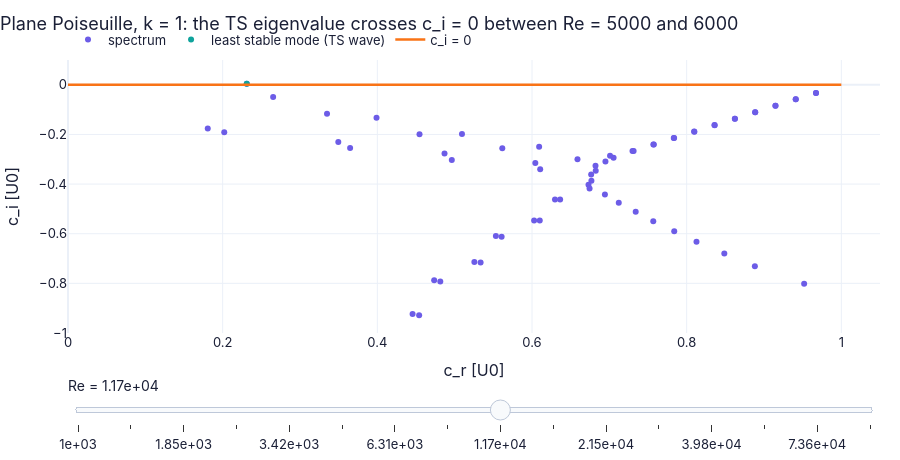

This figure's notebook cell:
### Markdown cell above
**Slider figure F7 — the one eigenvalue that crosses.** The Orr–Sommerfeld spectrum of plane Poiseuille flow at $k=1$ for a
range of Reynolds numbers.

### Code cell
def f7(Re):                                                        # the spectrum at k = 1 for one Reynolds number
    c = ch11.poiseuille_spectrum(1.0, Re, N=100)                   # all finite eigenvalues, sorted by c_i
    c = c[c.imag > -1.0]                                           # the part of the plane we show
    return {"spectrum": (c.real, c.imag), "least stable mode (TS wave)": (np.array([c[0].real]), np.array([c[0].imag])),   # all modes; the leading one
            "c_i = 0": (np.array([0.0, 1.0]), np.array([0.0, 0.0]))}                                     # the real axis: above it, growth

figF7 = slider_figure(f7, "Re", np.round(np.geomspace(1e3, 1e5, 8 if FAST else 16)), xlabel="c_r [U0]", ylabel="c_i [U0]",   # slider: Re (log-spaced)
                      title="Plane Poiseuille, k = 1: the TS eigenvalue crosses c_i = 0 between Re = 5000 and 6000",       # the message
                      xrange=(0, 1.05), yrange=(-1.0, 0.1), modes={"spectrum": "markers", "least stable mode (TS wave)": "markers"})   # fixed window
figF7.show()   # display the interactive slider figure

### Figure 1 — Plotly figure (JSON) as saved in the notebook; plotly's stock layout.template omitted (floating-point values rounded to 4 significant figures)
{"data": [{"hovertemplate": "spectrum: %{y:.4g}<extra>Re = 1e+03 </extra>", "line": {"color": "#6c5ce7", "width": 2.5}, "mode": "markers", "name": "spectrum", "type": "scatter", "visible": false, "x": [0.3463, 0.4985, 0.8876, 0.8881, 0.7951, 0.7985, 0.7262, 0.6431, 0.427, 0.7056, 0.4718, 0.6962, 0.674, 0.6741, 0.6692, 0.6695, 0.6681, 0.6687, 0.6675], "y": [-0.04213, -0.09707, -0.1097, -0.1101, -0.1939, -0.1976, -0.2612, -0.2782, -0.2954, -0.2972, -0.3694, -0.3763, -0.4446, -0.5209, -0.5997, -0.6846, -0.7734, -0.8671, -0.9655]}, {"hovertemplate": "least stable mode (TS wave): %{y:.4g}<extra>Re = 1e+03 </extra>", "line": {"color": "#0fa39c", "width": 2.5}, "mode": "markers", "name": "least stable mode (TS wave)", "type": "scatter", "visible": false, "x": [0.3463], "y": [-0.04213]}, {"hovertemplate": "c_i = 0: %{y:.4g}<extra>Re = 1e+03 </extra>", "line": {"color": "#f97316", "width": 2.5}, "mode": "lines", "name": "c_i = 0", "type": "scatter", "visible": false, "x": [0.0, 1.0], "y": [0.0, 0.0]}, {"hovertemplate": "spectrum: %{y:.4g}<extra>Re = 1.36e+03 </extra>", "line": {"color": "#6c5ce7", "width": 2.5}, "mode": "markers", "name": "spectrum", "type": "scatter", "visible": false, "x": [0.3312, 0.4649, 0.9038, 0.904, 0.826, 0.8272, 0.7512, 0.7315, 0.5916, 0.708, 0.3814, 0.6873, 0.4228, 0.6862, 0.6709, 0.6711, 0.6697, 0.6698, 0.6688, 0.6691, 0.6681, 0.6686], "y": [-0.03138, -0.08705, -0.0944, -0.09464, -0.1695, -0.1697, -0.2452, -0.2461, -0.2518, -0.259, -0.2797, -0.3259, -0.3426, -0.3807, -0.4261, -0.491, -0.5541, -0.6246, -0.6977, -0.7746, -0.8548, -0.9382]}, {"hovertemplate": "least stable mode (TS wave): %{y:.4g}<extra>Re = 1.36e+03 </extra>", "line": {"color": "#0fa39c", "width": 2.5}, "mode": "markers", "name": "least stable mode (TS wave)", "type": "scatter", "visible": false, "x": [0.3312], "y": [-0.03138]}, {"hovertemplate": "c_i = 0: %{y:.4g}<extra>Re = 1.36e+03 </extra>", "line": {"color": "#f97316", "width": 2.5}, "mode": "lines", "name": "c_i = 0", "type": "scatter", "visible": false, "x": [0.0, 1.0], "y": [0.0, 0.0]}, {"hovertemplate": "spectrum: %{y:.4g}<extra>Re = 1.85e+03 </extra>", "line": {"color": "#6c5ce7", "width": 2.5}, "mode": "markers", "name": "spectrum", "type": "scatter", "visible": false, "x": [0.316, 0.4324, 0.9176, 0.9177, 0.8514, 0.8518, 0.7859, 0.7857, 0.6523, 0.5456, 0.3409, 0.7221, 0.7231, 0.3794, 0.6582, 0.6707, 0.6671, 0.6649, 0.6706, 0.6702, 0.6697, 0.6697, 0.6689, 0.6691, 0.6683, 0.6686], "y": [-0.02198, -0.07865, -0.08115, -0.08132, -0.1455, -0.1459, -0.2102, -0.2107, -0.2262, -0.2292, -0.264, -0.2737, -0.289, -0.317, -0.3299, -0.3736, -0.3856, -0.4424, -0.4961, -0.5542, -0.6143, -0.677, -0.7418, -0.8092, -0.8791, -0.9513]}, {"hovertemplate": "least stable mode (TS wave): %{y:.4g}<extra>Re = 1.85e+03 </extra>", "line": {"color": "#0fa39c", "width": 2.5}, "mode": "markers", "name": "least stable mode (TS wave)", "type": "scatter", "visible": false, "x": [0.316], "y": [-0.02198]}, {"hovertemplate": "c_i = 0: %{y:.4g}<extra>Re = 1.85e+03 </extra>", "line": {"color": "#f97316", "width": 2.5}, "mode": "lines", "name": "c_i = 0", "type": "scatter", "visible": false, "x": [0.0, 1.0], "y": [0.0, 0.0]}, {"hovertemplate": "spectrum: %{y:.4g}<extra>Re = 2.51e+03 </extra>", "line": {"color": "#6c5ce7", "width": 2.5}, "mode": "markers", "name": "spectrum", "type": "scatter", "visible": false, "x": [0.3009, 0.9293, 0.9294, 0.4011, 0.8726, 0.873, 0.8157, 0.8164, 0.6027, 0.5034, 0.7603, 0.7595, 0.3052, 0.7008, 0.3408, 0.7173, 0.5949, 0.6783, 0.6131, 0.6834, 0.6732, 0.6726, 0.671, 0.6707, 0.6699, 0.6698, 0.6691, 0.6692, 0.6686, 0.6687, 0.6682], "y": [-0.01407, -0.06975, -0.06986, -0.07164, -0.1251, -0.1254, -0.1802, -0.1809, -0.2073, -0.2077, -0.2341, -0.2365, -0.2486, -0.2857, -0.2926, -0.2934, -0.3219, -0.3395, -0.374, -0.3775, -0.4328, -0.48, -0.5297, -0.5805, -0.6328, -0.687, -0.7428, -0.8005, -0.86, -0.9213, -0.9845]}, {"hovertemplate": "least stable mode (TS wave): %{y:.4g}<extra>Re = 2.51e+03 </extra>", "line": {"color": "#0fa39c", "width": 2.5}, "mode": "markers", "name": "least stable mode (TS wave)", "type": "scatter", "visible": false, "x": [0.3009], "y": [-0.01407]}, {"hovertemplate": "c_i = 0: %{y:.4g}<extra>Re = 2.51e+03 </extra>", "line": {"color": "#f97316", "width": 2.5}, "mode": "lines", "name": "c_i = 0", "type": "scatter", "visible": false, "x": [0.0, 1.0], "y": [0.0, 0.0]}, {"hovertemplate": "spectrum: %{y:.4g}<extra>Re = 3.42e+03 </extra>", "line": {"color": "#6c5ce7", "width": 2.5}, "mode": "markers", "name": "spectrum", "type": "scatter", "visible": false, "x": [0.2861, 0.9394, 0.9395, 0.371, 0.8909, 0.8911, 0.8422, 0.8426, 0.4645, 0.5562, 0.7932, 0.7941, 0.2738, 0.741, 0.7459, 0.3064, 0.7059, 0.6435, 0.5351, 0.6989, 0.6926, 0.5518, 0.6762, 0.6763, 0.6725, 0.6721, 0.6712, 0.6709, 0.6702, 0.6701, 0.6695, 0.6695, 0.6689, 0.669, 0.6685, 0.6686], "y": [-0.007665, -0.05993, -0.06, -0.06577, -0.1075, -0.1077, -0.1551, -0.1555, -0.1873, -0.1894, -0.2028, -0.2032, -0.2334, -0.2491, -0.2512, -0.2695, -0.2769, -0.2858, -0.3029, -0.3042, -0.3409, -0.348, -0.3725, -0.4113, -0.4479, -0.4889, -0.5305, -0.5739, -0.6184, -0.6643, -0.7115, -0.76, -0.8098, -0.861, -0.9136, -0.9674]}, {"hovertemplate": "least stable mode (TS wave): %{y:.4g}<extra>Re = 3.42e+03 </extra>", "line": {"color": "#0fa39c", "width": 2.5}, "mode": "markers", "name": "least stable mode (TS wave)", "type": "scatter", "visible": false, "x": [0.2861], "y": [-0.007665]}, {"hovertemplate": "c_i = 0: %{y:.4g}<extra>Re = 3.42e+03 </extra>", "line": {"color": "#f97316", "width": 2.5}, "mode": "lines", "name": "c_i = 0", "type": "scatter", "visible": false, "x": [0.0, 1.0], "y": [0.0, 0.0]}, {"hovertemplate": "spectrum: %{y:.4g}<extra>Re = 4.64e+03 </extra>", "line": {"color": "#6c5ce7", "width": 2.5}, "mode": "markers", "name": "spectrum", "type": "scatter", "visible": false, "x": [0.2716, 0.9481, 0.9481, 0.3424, 0.9065, 0.9066, 0.8648, 0.865, 0.4284, 0.5128, 0.823, 0.8234, 0.7813, 0.7818, 0.2461, 0.2758, 0.6592, 0.7402, 0.7406, 0.5901, 0.4809, 0.7013, 0.7038, 0.4971, 0.6623, 0.6703, 0.6712, 0.669, 0.6727, 0.6721, 0.6717, 0.6713, 0.6707, 0.6705, 0.67, 0.6699, 0.6694, 0.6694, 0.669, 0.669, 0.6686, 0.6686], "y": [-0.002732, -0.05147, -0.05153, -0.06079, -0.09243, -0.09256, -0.1333, -0.1336, -0.1679, -0.173, -0.1742, -0.1746, -0.2151, -0.2156, -0.2184, -0.2478, -0.2542, -0.2563, -0.2575, -0.2624, -0.284, -0.2962, -0.31, -0.3231, -0.3314, -0.3621, -0.3681, -0.4026, -0.4364, -0.4712, -0.5069, -0.5435, -0.5809, -0.6193, -0.6585, -0.6988, -0.74, -0.7823, -0.8254, -0.8696, -0.9148, -0.9609]}, {"hovertemplate": "least stable mode (TS wave): %{y:.4g}<extra>Re = 4.64e+03 </extra>", "line": {"color": "#0fa39c", "width": 2.5}, "mode": "markers", "name": "least stable mode (TS wave)", "type": "scatter", "visible": false, "x": [0.2716], "y": [-0.002732]}, {"hovertemplate": "c_i = 0: %{y:.4g}<extra>Re = 4.64e+03 </extra>", "line": {"color": "#f97316", "width": 2.5}, "mode": "lines", "name": "c_i = 0", "type": "scatter", "visible": false, "x": [0.0, 1.0], "y": [0.0, 0.0]}, {"hovertemplate": "spectrum: %{y:.4g}<extra>Re = 6.31e+03 </extra>", "line": {"color": "#6c5ce7", "width": 2.5}, "mode": "markers", "name": "spectrum", "type": "scatter", "visible": false, "x": [0.2576, 0.9555, 0.9555, 0.3152, 0.9198, 0.9199, 0.8841, 0.8842, 0.3949, 0.8483, 0.8486, 0.4722, 0.8125, 0.8129, 0.2216, 0.7765, 0.7773, 0.2485, 0.6054, 0.5411, 0.7399, 0.7416, 0.4322, 0.7101, 0.7044, 0.4482, 0.6693, 0.5994, 0.6938, 0.6088, 0.6784, 0.6788, 0.6739, 0.6735, 0.6725, 0.6721, 0.6715, 0.6712, 0.6707, 0.6705, 0.6701, 0.67, 0.6696, 0.6695, 0.6691, 0.6691, 0.6688, 0.6688, 0.6686, 0.6683], "y": [0.0008138, -0.04421, -0.04424, -0.05648, -0.07941, -0.0795, -0.1146, -0.1147, -0.1497, -0.1497, -0.15, -0.158, -0.1849, -0.1852, -0.2038, -0.22, -0.2205, -0.2274, -0.2345, -0.2402, -0.2543, -0.2559, -0.2654, -0.2833, -0.2929, -0.2991, -0.302, -0.3168, -0.3262, -0.3508, -0.3524, -0.3802, -0.4084, -0.4376, -0.467, -0.4975, -0.5284, -0.5602, -0.5925, -0.6257, -0.6594, -0.694, -0.7292, -0.7651, -0.8017, -0.8391, -0.8772, -0.9161, -0.9558, -0.9959]}, {"hovertemplate": "least stable mode (TS wave): %{y:.4g}<extra>Re = 6.31e+03 </extra>", "line": {"color": "#0fa39c", "width": 2.5}, "mode": "markers", "name": "least stable mode (TS wave)", "type": "scatter", "visible": false, "x": [0.2576], "y": [0.0008138]}, {"hovertemplate": "c_i = 0: %{y:.4g}<extra>Re = 6.31e+03 </extra>", "line": {"color": "#f97316", "width": 2.5}, "mode": "lines", "name": "c_i = 0", "type": "scatter", "visible": false, "x": [0.0, 1.0], "y": [0.0, 0.0]}, {"hovertemplate": "spectrum: %{y:.4g}<extra>Re = 8.58e+03 </extra>", "line": {"color": "#6c5ce7", "width": 2.5}, "mode": "markers", "name": "spectrum", "type": "scatter", "visible": false, "x": [0.2441, 0.9618, 0.9618, 0.2895, 0.9312, 0.9313, 0.9006, 0.9007, 0.87, 0.8702, 0.3638, 0.4344, 0.8393, 0.8396, 0.8086, 0.809, 0.2, 0.224, 0.5555, 0.4961, 0.7779, 0.7784, 0.3886, 0.7474, 0.7478, 0.6653, 0.4042, 0.614, 0.7174, 0.7181, 0.5403, 0.6901, 0.6926, 0.5496, 0.6654, 0.6695, 0.6733, 0.672, 0.6734, 0.6729, 0.6725, 0.6722, 0.6717, 0.6715, 0.6711, 0.671, 0.671, 0.67, 0.6689, 0.667, 0.6662, 0.6815, 0.7034, 0.6573, 0.6438, 0.7459, 0.5866, 0.5973, 0.7951], "y": [0.003067, -0.03796, -0.03798, -0.05267, -0.0682, -0.06826, -0.09843, -0.09854, -0.1287, -0.1288, -0.1326, -0.1445, -0.1589, -0.1591, -0.1891, -0.1894, -0.1897, -0.2084, -0.2155, -0.219, -0.2192, -0.2196, -0.2475, -0.2495, -0.2499, -0.2701, -0.2762, -0.2785, -0.2796, -0.2822, -0.2966, -0.3097, -0.3233, -0.3263, -0.3336, -0.3586, -0.3675, -0.3921, -0.417, -0.4421, -0.4677, -0.4937, -0.5202, -0.5472, -0.5746, -0.6029, -0.6316, -0.6608, -0.6923, -0.7191, -0.742, -0.7758, -0.8281, -0.8343, -0.8359, -0.8844, -0.908, -0.9127, -0.9441]}, {"hovertemplate": "least stable mode (TS wave): %{y:.4g}<extra>Re = 8.58e+03 </extra>", "line": {"color": "#0fa39c", "width": 2.5}, "mode": "markers", "name": "least stable mode (TS wave)", "type": "scatter", "visible": false, "x": [0.2441], "y": [0.003067]}, {"hovertemplate": "c_i = 0: %{y:.4g}<extra>Re = 8.58e+03 </extra>", "line": {"color": "#f97316", "width": 2.5}, "mode": "lines", "name": "c_i = 0", "type": "scatter", "visible": false, "x": [0.0, 1.0], "y": [0.0, 0.0]}, {"hovertemplate": "spectrum: %{y:.4g}<extra>Re = 1.17e+04 </extra>", "line": {"color": "#6c5ce7", "width": 2.5}, "mode": "markers", "name": "spectrum", "type": "scatter", "visible": true, "x": [0.2311, 0.9672, 0.9673, 0.2653, 0.941, 0.9411, 0.9148, 0.9149, 0.8885, 0.8886, 0.3349, 0.399, 0.8623, 0.8624, 0.836, 0.8362, 0.1807, 0.8097, 0.81, 0.2021, 0.5094, 0.4545, 0.7833, 0.7838, 0.3495, 0.7569, 0.7575, 0.6092, 0.3648, 0.5616, 0.7299, 0.7314, 0.4869, 0.7009, 0.7055, 0.6588, 0.4963, 0.695, 0.6043, 0.6821, 0.6106, 0.6824, 0.6765, 0.6768, 0.6731, 0.6744, 0.6943, 0.6297, 0.6364, 0.7122, 0.7341, 0.61, 0.6027, 0.7568, 0.7839, 0.5533, 0.5607, 0.8127, 0.8487, 0.5254, 0.5335, 0.8882, 0.4735, 0.4814, 0.9519, 0.4456, 0.4541], "y": [0.004123, -0.03258, -0.0326, -0.0492, -0.05856, -0.05861, -0.08454, -0.08461, -0.1105, -0.1106, -0.1167, -0.1323, -0.1365, -0.1366, -0.1624, -0.1626, -0.1761, -0.1883, -0.1886, -0.1907, -0.1977, -0.1988, -0.2143, -0.2146, -0.2303, -0.2403, -0.2406, -0.2498, -0.2544, -0.2561, -0.2664, -0.2666, -0.2767, -0.2854, -0.2934, -0.2998, -0.3025, -0.3087, -0.3149, -0.3262, -0.3402, -0.3458, -0.3616, -0.3868, -0.4027, -0.4173, -0.4424, -0.4621, -0.4625, -0.4752, -0.5114, -0.5471, -0.5472, -0.5493, -0.5898, -0.6095, -0.6118, -0.6322, -0.6795, -0.7137, -0.7161, -0.7311, -0.7873, -0.792, -0.8013, -0.923, -0.9287]}, {"hovertemplate": "least stable mode (TS wave): %{y:.4g}<extra>Re = 1.17e+04 </extra>", "line": {"color": "#0fa39c", "width": 2.5}, "mode": "markers", "name": "least stable mode (TS wave)", "type": "scatter", "visible": true, "x": [0.2311], "y": [0.004123]}, {"hovertemplate": "c_i = 0: %{y:.4g}<extra>Re = 1.17e+04 </extra>", "line": {"color": "#f97316", "width": 2.5}, "mode": "lines", "name": "c_i = 0", "type": "scatter", "visible": true, "x": [0.0, 1.0], "y": [0.0, 0.0]}, {"hovertemplate": "spectrum: %{y:.4g}<extra>Re = 1.58e+04 </extra>", "line": {"color": "#6c5ce7", "width": 2.5}, "mode": "markers", "name": "spectrum", "type": "scatter", "visible": false, "x": [0.2187, 0.9719, 0.9719, 0.2426, 0.9494, 0.9494, 0.9269, 0.927, 0.9044, 0.9045, 0.3083, 0.8819, 0.882, 0.3659, 0.8594, 0.8595, 0.8369, 0.8371, 0.1636, 0.1824, 0.4162, 0.4668, 0.8143, 0.8146, 0.7917, 0.7921, 0.3147, 0.7691, 0.7696, 0.5575, 0.3293, 0.5134, 0.7426, 0.7522, 0.7269, 0.7099, 0.4387, 0.6932, 0.6745, 0.6413, 0.6589, 0.7596, 0.6201, 0.5938, 0.4483, 0.616, 0.5443, 0.7726, 0.5614, 0.7864, 0.5542, 0.5642, 0.8024, 0.8193, 0.5163, 0.5214, 0.8393, 0.8607, 0.4943, 0.5, 0.8873, 0.9167, 0.4494, 0.4551, 0.964, 0.4261, 0.4321, 0.3776, 0.3836, 0.3538, 0.3601, 0.3012, 0.3076], "y": [0.004061, -0.02797, -0.02798, -0.04599, -0.05028, -0.05031, -0.07258, -0.07263, -0.09488, -0.09496, -0.1021, -0.1172, -0.1173, -0.1214, -0.1395, -0.1396, -0.1618, -0.1619, -0.163, -0.1742, -0.1797, -0.1811, -0.184, -0.1842, -0.2063, -0.2066, -0.2138, -0.2283, -0.2291, -0.2302, -0.2338, -0.2346, -0.247, -0.2494, -0.2534, -0.2558, -0.2573, -0.2598, -0.2635, -0.2638, -0.2675, -0.2701, -0.274, -0.2761, -0.2795, -0.2837, -0.2913, -0.297, -0.3114, -0.3244, -0.3293, -0.3317, -0.3533, -0.3832, -0.3873, -0.3882, -0.4152, -0.4489, -0.4711, -0.4719, -0.4867, -0.528, -0.5334, -0.5359, -0.5851, -0.64, -0.6428, -0.7153, -0.7198, -0.8609, -0.8666, -0.9573, -0.9646]}, {"hovertemplate": "least stable mode (TS wave): %{y:.4g}<extra>Re = 1.58e+04 </extra>", "line": {"color": "#0fa39c", "width": 2.5}, "mode": "markers", "name": "least stable mode (TS wave)", "type": "scatter", "visible": false, "x": [0.2187], "y": [0.004061]}, {"hovertemplate": "c_i = 0: %{y:.4g}<extra>Re = 1.58e+04 </extra>", "line": {"color": "#f97316", "width": 2.5}, "mode": "lines", "name": "c_i = 0", "type": "scatter", "visible": false, "x": [0.0, 1.0], "y": [0.0, 0.0]}, {"hovertemplate": "spectrum: %{y:.4g}<extra>Re = 2.15e+04 </extra>", "line": {"color": "#6c5ce7", "width": 2.5}, "mode": "markers", "name": "spectrum", "type": "scatter", "visible": false, "x": [0.2068, 0.9759, 0.9759, 0.2214, 0.9566, 0.9566, 0.9373, 0.9374, 0.9181, 0.9181, 0.2837, 0.8988, 0.8988, 0.335, 0.8795, 0.8795, 0.8601, 0.8603, 0.1483, 0.841, 0.8408, 0.1646, 0.3807, 0.4274, 0.8193, 0.8253, 0.8057, 0.7912, 0.7764, 0.7615, 0.7461, 0.7307, 0.7148, 0.8304, 0.6989, 0.2835, 0.6825, 0.6661, 0.6493, 0.6324, 0.5098, 0.6151, 0.4692, 0.2974, 0.5977, 0.8405, 0.581, 0.5625, 0.5445, 0.5283, 0.3954, 0.8522, 0.4849, 0.4957, 0.4054, 0.8646, 0.8794, 0.4637, 0.4618, 0.8953, 0.4216, 0.4257, 0.9151, 0.9372, 0.9726, 0.4028, 0.4071, 0.3605, 0.3649, 0.3402, 0.3447, 0.2933, 0.2982, 0.273, 0.2779, 0.2214, 0.2266], "y": [0.00294, -0.024, -0.02401, -0.04294, -0.04316, -0.04318, -0.06231, -0.06235, -0.08146, -0.08151, -0.08858, -0.1006, -0.1007, -0.1116, -0.1197, -0.1198, -0.1389, -0.139, -0.1505, -0.158, -0.1581, -0.159, -0.1619, -0.1659, -0.1747, -0.1769, -0.1798, -0.1818, -0.184, -0.1868, -0.189, -0.192, -0.1942, -0.1955, -0.1976, -0.1982, -0.1998, -0.2036, -0.2058, -0.21, -0.2112, -0.212, -0.2143, -0.2145, -0.2169, -0.2173, -0.2186, -0.2236, -0.23, -0.2323, -0.2384, -0.2402, -0.2487, -0.2532, -0.2573, -0.2639, -0.2895, -0.2915, -0.2933, -0.3164, -0.3439, -0.3451, -0.3468, -0.38, -0.4267, -0.4288, -0.4299, -0.4916, -0.4942, -0.6046, -0.6076, -0.6828, -0.6873, -0.8475, -0.8534, -0.9517, -0.9592]}, {"hovertemplate": "least stable mode (TS wave): %{y:.4g}<extra>Re = 2.15e+04 </extra>", "line": {"color": "#0fa39c", "width": 2.5}, "mode": "markers", "name": "least stable mode (TS wave)", "type": "scatter", "visible": false, "x": [0.2068], "y": [0.00294]}, {"hovertemplate": "c_i = 0: %{y:.4g}<extra>Re = 2.15e+04 </extra>", "line": {"color": "#f97316", "width": 2.5}, "mode": "lines", "name": "c_i = 0", "type": "scatter", "visible": false, "x": [0.0, 1.0], "y": [0.0, 0.0]}, {"hovertemplate": "spectrum: %{y:.4g}<extra>Re = 2.93e+04 </extra>", "line": {"color": "#6c5ce7", "width": 2.5}, "mode": "markers", "name": "spectrum", "type": "scatter", "visible": false, "x": [0.1953, 0.9793, 0.9793, 0.9628, 0.9628, 0.2018, 0.9463, 0.9463, 0.9297, 0.9298, 0.2614, 0.9132, 0.9132, 0.3063, 0.8966, 0.8967, 0.8798, 0.8806, 0.8576, 0.8693, 0.8453, 0.8323, 0.8192, 0.8056, 0.7919, 0.7779, 0.1346, 0.7636, 0.88, 0.749, 0.7342, 0.1487, 0.3481, 0.7191, 0.7037, 0.6883, 0.391, 0.6723, 0.6565, 0.64, 0.8885, 0.6239, 0.6069, 0.5904, 0.5729, 0.5563, 0.5383, 0.8976, 0.5216, 0.2557, 0.5032, 0.4845, 0.4573, 0.4304, 0.4668, 0.2686, 0.9086, 0.4108, 0.4235, 0.3548, 0.9204, 0.3665, 0.9353, 0.3767, 0.3802, 0.952, 0.9789, 0.34, 0.3432, 0.3234, 0.3267, 0.2823, 0.2859, 0.2643, 0.268, 0.2178, 0.2219, 0.2015, 0.2056], "y": [0.0007944, -0.0206, -0.0206, -0.03704, -0.03706, -0.04004, -0.05349, -0.05351, -0.06993, -0.06996, -0.07611, -0.08636, -0.08641, -0.1026, -0.1028, -0.1029, -0.1186, -0.1201, -0.1278, -0.1286, -0.1297, -0.1313, -0.1331, -0.1347, -0.1367, -0.1384, -0.1386, -0.1406, -0.142, -0.1423, -0.1448, -0.1449, -0.1452, -0.1466, -0.1494, -0.1511, -0.1521, -0.1542, -0.156, -0.1595, -0.1601, -0.1613, -0.1651, -0.1668, -0.1711, -0.1728, -0.1776, -0.1791, -0.1793, -0.1833, -0.1845, -0.1853, -0.1898, -0.1911, -0.1929, -0.1964, -0.1995, -0.2123, -0.2156, -0.2194, -0.2211, -0.2327, -0.2456, -0.2698, -0.2712, -0.2726, -0.3108, -0.3245, -0.3259, -0.4133, -0.4147, -0.4778, -0.4805, -0.6037, -0.607, -0.6872, -0.6919, -0.8891, -0.8956]}, {"hovertemplate": "least stable mode (TS wave): %{y:.4g}<extra>Re = 2.93e+04 </extra>", "line": {"color": "#0fa39c", "width": 2.5}, "mode": "markers", "name": "least stable mode (TS wave)", "type": "scatter", "visible": false, "x": [0.1953], "y": [0.0007944]}, {"hovertemplate": "c_i = 0: %{y:.4g}<extra>Re = 2.93e+04 </extra>", "line": {"color": "#f97316", "width": 2.5}, "mode": "lines", "name": "c_i = 0", "type": "scatter", "visible": false, "x": [0.0, 1.0], "y": [0.0, 0.0]}, {"hovertemplate": "spectrum: %{y:.4g}<extra>Re = 3.98e+04 </extra>", "line": {"color": "#6c5ce7", "width": 2.5}, "mode": "markers", "name": "spectrum", "type": "scatter", "visible": false, "x": [0.1839, 0.9823, 0.9823, 0.9681, 0.9681, 0.1836, 0.9539, 0.9539, 0.9397, 0.9397, 0.2414, 0.9256, 0.9255, 0.9107, 0.913, 0.9014, 0.8905, 0.8793, 0.8679, 0.2795, 0.8561, 0.8441, 0.8317, 0.819, 0.8061, 0.7928, 0.7793, 0.9152, 0.7654, 0.7514, 0.7369, 0.7225, 0.7074, 0.6926, 0.677, 0.6619, 0.9219, 0.6457, 0.6303, 0.6136, 0.598, 0.1223, 0.318, 0.5808, 0.565, 0.1344, 0.5474, 0.93, 0.5315, 0.3572, 0.5133, 0.4974, 0.4788, 0.4628, 0.9389, 0.4437, 0.4287, 0.4077, 0.3955, 0.3783, 0.2308, 0.9502, 0.2425, 0.3433, 0.3537, 0.9629, 0.3089, 0.3152, 0.9836, 0.3039, 0.3064, 0.2683, 0.2711, 0.2532, 0.2559, 0.2121, 0.2152, 0.1967, 0.1999, 0.1497, 0.1533], "y": [-0.002357, -0.01767, -0.01768, -0.03179, -0.0318, -0.03725, -0.0459, -0.04592, -0.06002, -0.06004, -0.06456, -0.07414, -0.07415, -0.08691, -0.08909, -0.09176, -0.09208, -0.09322, -0.09439, -0.09443, -0.09551, -0.0968, -0.09796, -0.09939, -0.1006, -0.1022, -0.1035, -0.1041, -0.1052, -0.1066, -0.1086, -0.1099, -0.1122, -0.1136, -0.1161, -0.1176, -0.1192, -0.1203, -0.1218, -0.1249, -0.1264, -0.1274, -0.1298, -0.1299, -0.1314, -0.132, -0.1352, -0.1357, -0.1366, -0.1394, -0.1409, -0.1423, -0.1471, -0.1482, -0.1531, -0.1538, -0.1539, -0.16, -0.1659, -0.168, -0.1693, -0.1729, -0.1796, -0.1889, -0.1895, -0.1948, -0.2062, -0.2116, -0.2261, -0.2706, -0.2709, -0.3245, -0.3262, -0.422, -0.4237, -0.49, -0.493, -0.6418, -0.6458, -0.7351, -0.7404]}, {"hovertemplate": "least stable mode (TS wave): %{y:.4g}<extra>Re = 3.98e+04 </extra>", "line": {"color": "#0fa39c", "width": 2.5}, "mode": "markers", "name": "least stable mode (TS wave)", "type": "scatter", "visible": false, "x": [0.1839], "y": [-0.002357]}, {"hovertemplate": "c_i = 0: %{y:.4g}<extra>Re = 3.98e+04 </extra>", "line": {"color": "#f97316", "width": 2.5}, "mode": "lines", "name": "c_i = 0", "type": "scatter", "visible": false, "x": [0.0, 1.0], "y": [0.0, 0.0]}, {"hovertemplate": "spectrum: %{y:.4g}<extra>Re = 5.41e+04 </extra>", "line": {"color": "#6c5ce7", "width": 2.5}, "mode": "markers", "name": "spectrum", "type": "scatter", "visible": false, "x": [0.1722, 0.9848, 0.9848, 0.9726, 0.9726, 0.1668, 0.9605, 0.9605, 0.9483, 0.9483, 0.2239, 0.9358, 0.9378, 0.9284, 0.9186, 0.909, 0.8988, 0.8885, 0.8777, 0.8667, 0.8552, 0.8435, 0.8315, 0.8191, 0.8065, 0.7935, 0.7804, 0.94, 0.7667, 0.7531, 0.7389, 0.7249, 0.7101, 0.6957, 0.6803, 0.2547, 0.6656, 0.6497, 0.946, 0.6348, 0.6184, 0.6033, 0.5864, 0.5712, 0.5538, 0.5385, 0.9527, 0.5208, 0.5055, 0.4873, 0.4721, 0.2904, 0.1112, 0.4534, 0.4384, 0.1214, 0.9612, 0.4192, 0.4046, 0.3282, 0.3847, 0.371, 0.3514, 0.971, 0.3244, 0.316, 0.2088, 0.987, 0.2196, 0.2832, 0.2883, 0.2521, 0.2549, 0.2399, 0.2419, 0.204, 0.2064, 0.1904, 0.1927, 0.1481, 0.1509, 0.1373, 0.1402, 0.08932, 0.0927], "y": [-0.006443, -0.01516, -0.01517, -0.02728, -0.02729, -0.03457, -0.03939, -0.0394, -0.05149, -0.05153, -0.05389, -0.06227, -0.06482, -0.06596, -0.06613, -0.0669, -0.06765, -0.06846, -0.06922, -0.07012, -0.07092, -0.07191, -0.07276, -0.07386, -0.07477, -0.076, -0.07697, -0.07756, -0.07835, -0.07938, -0.08092, -0.08201, -0.08374, -0.08489, -0.08682, -0.08686, -0.08802, -0.09019, -0.09082, -0.09144, -0.09387, -0.09514, -0.09787, -0.09915, -0.1022, -0.1035, -0.1048, -0.1069, -0.1081, -0.112, -0.1131, -0.1157, -0.1169, -0.1174, -0.1185, -0.12, -0.1209, -0.1233, -0.1241, -0.1284, -0.1294, -0.1311, -0.1357, -0.1386, -0.145, -0.1513, -0.1561, -0.1643, -0.1643, -0.175, -0.1763, -0.211, -0.2121, -0.2866, -0.2872, -0.3427, -0.3446, -0.4582, -0.4604, -0.533, -0.5364, -0.7409, -0.7461, -0.8524, -0.859]}, {"hovertemplate": "least stable mode (TS wave): %{y:.4g}<extra>Re = 5.41e+04 </extra>", "line": {"color": "#0fa39c", "width": 2.5}, "mode": "markers", "name": "least stable mode (TS wave)", "type": "scatter", "visible": false, "x": [0.1722], "y": [-0.006443]}, {"hovertemplate": "c_i = 0: %{y:.4g}<extra>Re = 5.41e+04 </extra>", "line": {"color": "#f97316", "width": 2.5}, "mode": "lines", "name": "c_i = 0", "type": "scatter", "visible": false, "x": [0.0, 1.0], "y": [0.0, 0.0]}, {"hovertemplate": "spectrum: %{y:.4g}<extra>Re = 7.36e+04 </extra>", "line": {"color": "#6c5ce7", "width": 2.5}, "mode": "markers", "name": "spectrum", "type": "scatter", "visible": false, "x": [0.1597, 0.987, 0.987, 0.9765, 0.9765, 0.1515, 0.9661, 0.9661, 0.9559, 0.2095, 0.9555, 0.9427, 0.9344, 0.9257, 0.9515, 0.9166, 0.9072, 0.8974, 0.8873, 0.8768, 0.8659, 0.8548, 0.8432, 0.8315, 0.8192, 0.8069, 0.794, 0.7811, 0.7676, 0.7543, 0.9581, 0.7402, 0.7264, 0.7118, 0.6976, 0.6825, 0.668, 0.6524, 0.6377, 0.6216, 0.9631, 0.6068, 0.5901, 0.5753, 0.5582, 0.5433, 0.2317, 0.5258, 0.511, 0.9696, 0.4931, 0.4784, 0.4601, 0.4457, 0.4269, 0.4128, 0.9772, 0.3936, 0.3798, 0.2649, 0.3601, 0.347, 0.1011, 0.1097, 0.327, 0.3124, 0.289, 0.9897, 0.2928, 0.2578, 0.2502, 0.1884, 0.1982, 0.2261, 0.2268, 0.1938, 0.1957, 0.1824, 0.184, 0.145, 0.1472, 0.1343, 0.1366, 0.09008, 0.0928, 0.08833, 0.09162], "y": [-0.01106, -0.01301, -0.01301, -0.02341, -0.02341, -0.03201, -0.0338, -0.03381, -0.04355, -0.04443, -0.04534, -0.0475, -0.04802, -0.04854, -0.04882, -0.04903, -0.04958, -0.05009, -0.05069, -0.05123, -0.0519, -0.05247, -0.05322, -0.05384, -0.05468, -0.05536, -0.0563, -0.05703, -0.05808, -0.05887, -0.05955, -0.06005, -0.06089, -0.06221, -0.06311, -0.0646, -0.06555, -0.06723, -0.06823, -0.07012, -0.07082, -0.07115, -0.07328, -0.07434, -0.07674, -0.07781, -0.07983, -0.08052, -0.0816, -0.08383, -0.08463, -0.08569, -0.08908, -0.09013, -0.09389, -0.09491, -0.09819, -0.09904, -0.1001, -0.1021, -0.1045, -0.1058, -0.107, -0.1091, -0.1104, -0.1111, -0.1153, -0.1192, -0.1199, -0.1407, -0.1418, -0.1426, -0.1482, -0.1856, -0.1861, -0.2326, -0.2338, -0.3215, -0.3227, -0.3824, -0.3846, -0.5374, -0.5407, -0.6252, -0.6295, -0.976, -0.9844]}, {"hovertemplate": "least stable mode (TS wave): %{y:.4g}<extra>Re = 7.36e+04 </extra>", "line": {"color": "#0fa39c", "width": 2.5}, "mode": "markers", "name": "least stable mode (TS wave)", "type": "scatter", "visible": false, "x": [0.1597], "y": [-0.01106]}, {"hovertemplate": "c_i = 0: %{y:.4g}<extra>Re = 7.36e+04 </extra>", "line": {"color": "#f97316", "width": 2.5}, "mode": "lines", "name": "c_i = 0", "type": "scatter", "visible": false, "x": [0.0, 1.0], "y": [0.0, 0.0]}, {"hovertemplate": "spectrum: %{y:.4g}<extra>Re = 1e+05 </extra>", "line": {"color": "#6c5ce7", "width": 2.5}, "mode": "markers", "name": "spectrum", "type": "scatter", "visible": false, "x": [0.9888, 0.9888, 0.1459, 0.9799, 0.9799, 0.9707, 0.9711, 0.1374, 0.9623, 0.9561, 0.9486, 0.941, 0.9328, 0.9244, 0.9154, 0.9062, 0.8966, 0.1982, 0.8866, 0.8763, 0.8655, 0.9674, 0.8545, 0.8431, 0.8315, 0.8193, 0.8071, 0.7943, 0.7816, 0.7682, 0.755, 0.741, 0.7274, 0.7128, 0.6989, 0.9711, 0.6838, 0.6696, 0.654, 0.6395, 0.6235, 0.609, 0.5925, 0.5779, 0.561, 0.976, 0.5464, 0.5291, 0.5146, 0.497, 0.4826, 0.4647, 0.4505, 0.9819, 0.4322, 0.4184, 0.2106, 0.3997, 0.3863, 0.3673, 0.3543, 0.3348, 0.3224, 0.9918, 0.2412, 0.3026, 0.2903, 0.269, 0.2621, 0.092, 0.09918, 0.232, 0.2264, 0.172, 0.1902, 0.178, 0.1858, 0.1729, 0.174, 0.1402, 0.142, 0.1304, 0.132, 0.09035, 0.09249, 0.08718, 0.08986, 0.0396, 0.04273], "y": [-0.01116, -0.01116, -0.01504, -0.02008, -0.02009, -0.02898, -0.029, -0.02956, -0.03423, -0.03448, -0.03489, -0.03523, -0.03555, -0.03592, -0.03624, -0.03665, -0.03699, -0.03733, -0.03744, -0.03782, -0.03832, -0.03833, -0.03873, -0.0393, -0.03975, -0.04038, -0.04088, -0.04159, -0.04213, -0.04293, -0.04352, -0.04441, -0.04505, -0.04605, -0.04674, -0.04704, -0.04787, -0.0486, -0.04988, -0.05066, -0.0521, -0.05292, -0.05455, -0.05541, -0.05726, -0.05757, -0.05813, -0.06022, -0.06113, -0.06349, -0.0644, -0.06705, -0.068, -0.0692, -0.07094, -0.0719, -0.07331, -0.07515, -0.07618, -0.07969, -0.0808, -0.0845, -0.08589, -0.08633, -0.08871, -0.08963, -0.09104, -0.09627, -0.09648, -0.09774, -0.09914, -0.1165, -0.1188, -0.1353, -0.1391, -0.1455, -0.1462, -0.2197, -0.2202, -0.27, -0.2714, -0.3866, -0.3885, -0.4568, -0.4596, -0.7144, -0.7199, -0.8262, -0.8331]}, {"hovertemplate": "least stable mode (TS wave): %{y:.4g}<extra>Re = 1e+05 </extra>", "line": {"color": "#0fa39c", "width": 2.5}, "mode": "markers", "name": "least stable mode (TS wave)", "type": "scatter", "visible": false, "x": [0.9888], "y": [-0.01116]}, {"hovertemplate": "c_i = 0: %{y:.4g}<extra>Re = 1e+05 </extra>", "line": {"color": "#f97316", "width": 2.5}, "mode": "lines", "name": "c_i = 0", "type": "scatter", "visible": false, "x": [0.0, 1.0], "y": [0.0, 0.0]}], "layout": {"colorway": ["#6c5ce7", "#0fa39c", "#f97316", "#2563eb", "#e11d6a", "#d97706"], "font": {"color": "#1a1f36", "family": "Inter, -apple-system, Segoe UI, Roboto, sans-serif", "size": 13}, "height": 460, "hovermode": "x unified", "legend": {"orientation": "h", "x": 0, "xanchor": "left", "y": 1.02, "yanchor": "bottom"}, "margin": {"b": 90, "l": 60, "r": 20, "t": 60}, "sliders": [{"active": 8, "currentvalue": {"font": {"size": 14}, "prefix": "Re = ", "suffix": " "}, "pad": {"t": 40}, "steps": [{"args": [{"visible": [true, true, true, false, false, false, false, false, false, false, false, false, false, false, false, false, false, false, false, false, false, false, false, false, false, false, false, false, false, false, false, false, false, false, false, false, false, false, false, false, false, false, false, false, false, false, false, false]}], "label": "1e+03", "method": "update"}, {"args": [{"visible": [false, false, false, true, true, true, false, false, false, false, false, false, false, false, false, false, false, false, false, false, false, false, false, false, false, false, false, false, false, false, false, false, false, false, false, false, false, false, false, false, false, false, false, false, false, false, false, false]}], "label": "1.36e+03", "method": "update"}, {"args": [{"visible": [false, false, false, false, false, false, true, true, true, false, false, false, false, false, false, false, false, false, false, false, false, false, false, false, false, false, false, false, false, false, false, false, false, false, false, false, false, false, false, false, false, false, false, false, false, false, false, false]}], "label": "1.85e+03", "method": "update"}, {"args": [{"visible": [false, false, false, false, false, false, false, false, false, true, true, true, false, false, false, false, false, false, false, false, false, false, false, false, false, false, false, false, false, false, false, false, false, false, false, false, false, false, false, false, false, false, false, false, false, false, false, false]}], "label": "2.51e+03", "method": "update"}, {"args": [{"visible": [false, false, false, false, false, false, false, false, false, false, false, false, true, true, true, false, false, false, false, false, false, false, false, false, false, false, false, false, false, false, false, false, false, false, false, false, false, false, false, false, false, false, false, false, false, false, false, false]}], "label": "3.42e+03", "method": "update"}, {"args": [{"visible": [false, false, false, false, false, false, false, false, false, false, false, false, false, false, false, true, true, true, false, false, false, false, false, false, false, false, false, false, false, false, false, false, false, false, false, false, false, false, false, false, false, false, false, false, false, false, false, false]}], "label": "4.64e+03", "method": "update"}, {"args": [{"visible": [false, false, false, false, false, false, false, false, false, false, false, false, false, false, false, false, false, false, true, true, true, false, false, false, false, false, false, false, false, false, false, false, false, false, false, false, false, false, false, false, false, false, false, false, false, false, false, false]}], "label": "6.31e+03", "method": "update"}, {"args": [{"visible": [false, false, false, false, false, false, false, false, false, false, false, false, false, false, false, false, false, false, false, false, false, true, true, true, false, false, false, false, false, false, false, false, false, false, false, false, false, false, false, false, false, false, false, false, false, false, false, false]}], "label": "8.58e+03", "method": "update"}, {"args": [{"visible": [false, false, false, false, false, false, false, false, false, false, false, false, false, false, false, false, false, false, false, false, false, false, false, false, true, true, true, false, false, false, false, false, false, false, false, false, false, false, false, false, false, false, false, false, false, false, false, false]}], "label": "1.17e+04", "method": "update"}, {"args": [{"visible": [false, false, false, false, false, false, false, false, false, false, false, false, false, false, false, false, false, false, false, false, false, false, false, false, false, false, false, true, true, true, false, false, false, false, false, false, false, false, false, false, false, false, false, false, false, false, false, false]}], "label": "1.58e+04", "method": "update"}, {"args": [{"visible": [false, false, false, false, false, false, false, false, false, false, false, false, false, false, false, false, false, false, false, false, false, false, false, false, false, false, false, false, false, false, true, true, true, false, false, false, false, false, false, false, false, false, false, false, false, false, false, false]}], "label": "2.15e+04", "method": "update"}, {"args": [{"visible": [false, false, false, false, false, false, false, false, false, false, false, false, false, false, false, false, false, false, false, false, false, false, false, false, false, false, false, false, false, false, false, false, false, true, true, true, false, false, false, false, false, false, false, false, false, false, false, false]}], "label": "2.93e+04", "method": "update"}, {"args": [{"visible": [false, false, false, false, false, false, false, false, false, false, false, false, false, false, false, false, false, false, false, false, false, false, false, false, false, false, false, false, false, false, false, false, false, false, false, false, true, true, true, false, false, false, false, false, false, false, false, false]}], "label": "3.98e+04", "method": "update"}, {"args": [{"visible": [false, false, false, false, false, false, false, false, false, false, false, false, false, false, false, false, false, false, false, false, false, false, false, false, false, false, false, false, false, false, false, false, false, false, false, false, false, false, false, true, true, true, false, false, false, false, false, false]}], "label": "5.41e+04", "method": "update"}, {"args": [{"visible": [false, false, false, false, false, false, false, false, false, false, false, false, false, false, false, false, false, false, false, false, false, false, false, false, false, false, false, false, false, false, false, false, false, false, false, false, false, false, false, false, false, false, true, true, true, false, false, false]}], "label": "7.36e+04", "method": "update"}, {"args": [{"visible": [false, false, false, false, false, false, false, false, false, false, false, false, false, false, false, false, false, false, false, false, false, false, false, false, false, false, false, false, false, false, false, false, false, false, false, false, false, false, false, false, false, false, false, false, false, true, true, true]}], "label": "1e+05", "method": "update"}]}], "title": {"text": "Plane Poiseuille, k = 1: the TS eigenvalue crosses c_i = 0 between Re = 5000 and 6000", "x": 0}, "xaxis": {"range": [0, 1.05], "title": {"text": "c_r [U0]"}}, "yaxis": {"range": [-1.0, 0.1], "title": {"text": "c_i [U0]"}}}}
